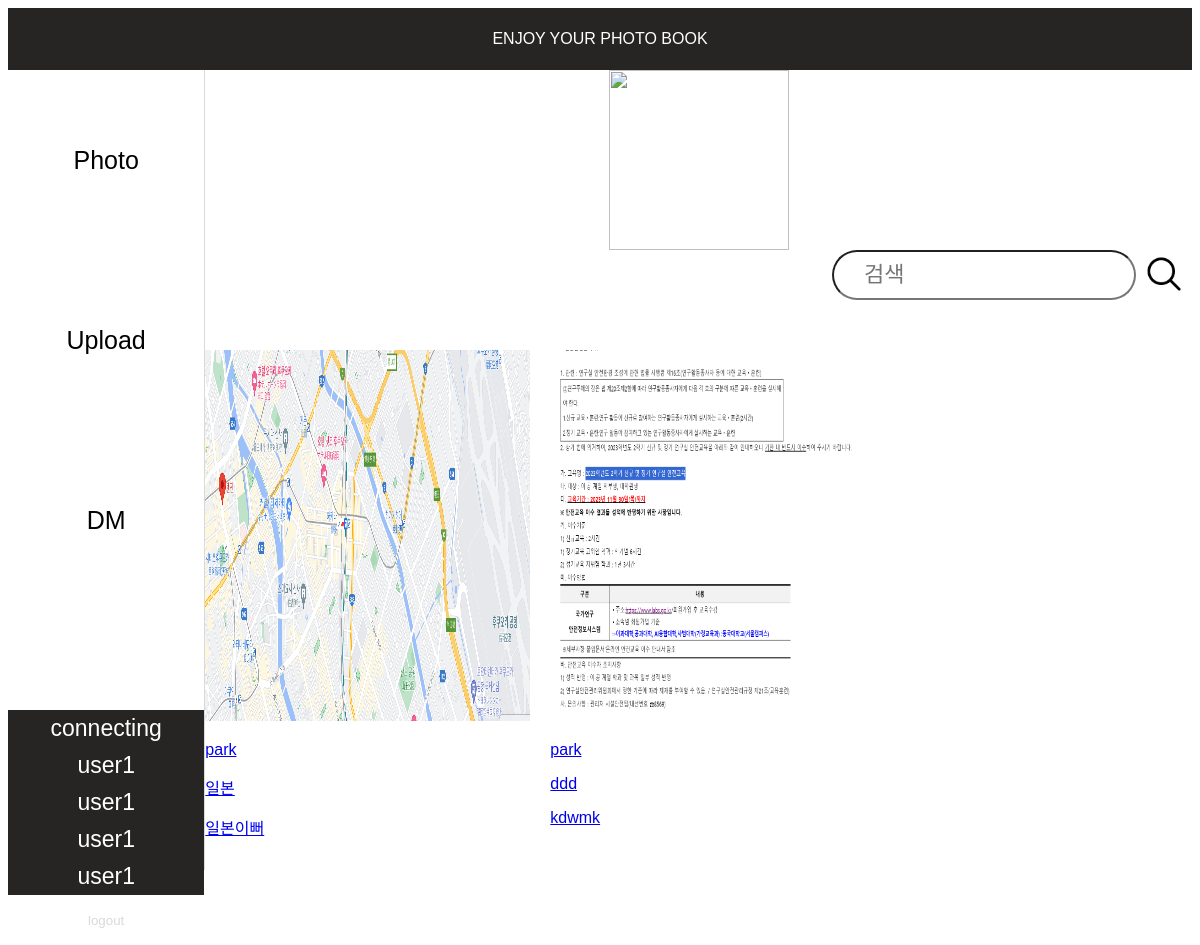
The app's page /mainpage, older data.
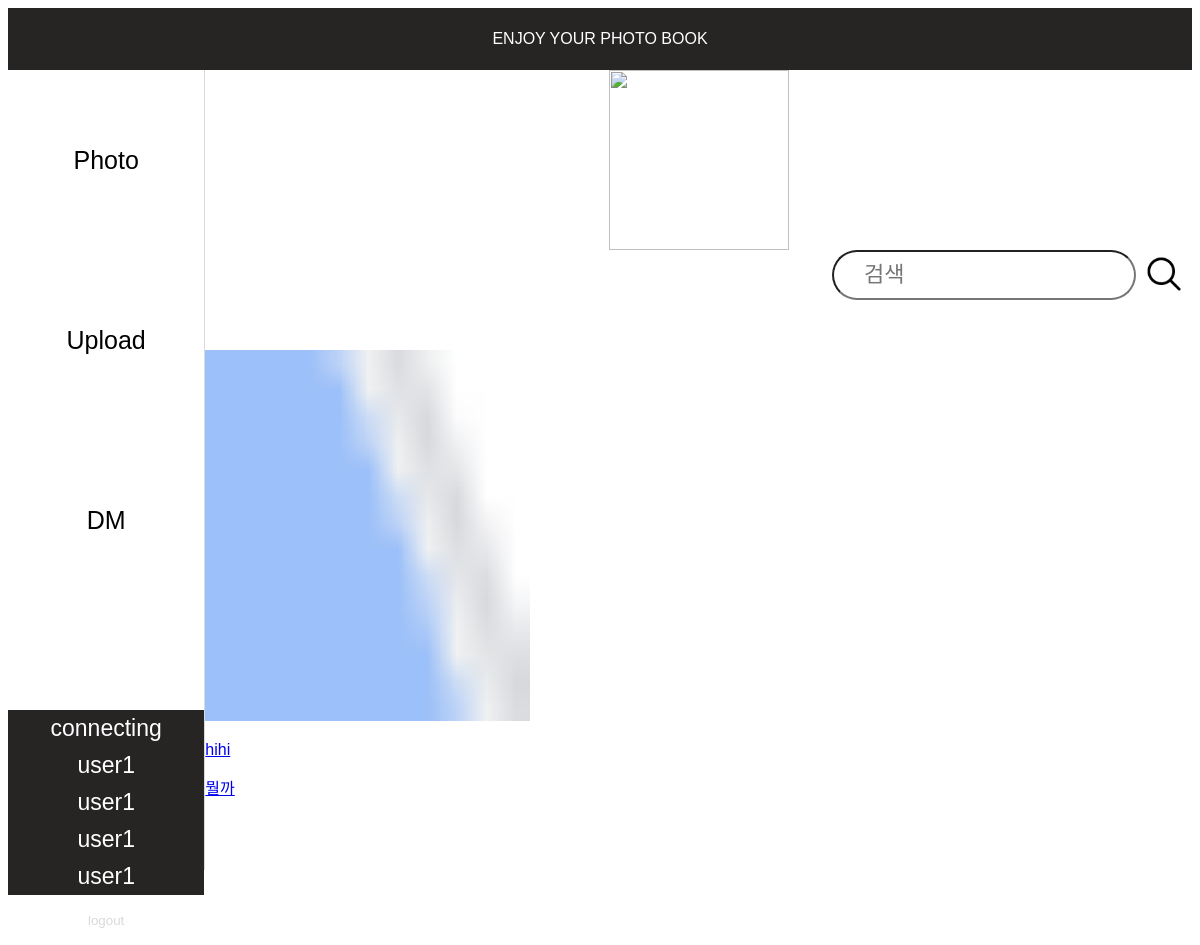
The same page, newer data.
### tables this page shows
CREATE TABLE photo_table (
    photo_ID INTEGER PRIMARY KEY AUTOINCREMENT,
    user_ID INTEGER NOT NULL,
    photo_img TEXT NOT NULL,
    photo_describ TEXT NOT NULL,
    FOREIGN KEY (user_ID) REFERENCES user_table(ID)
);

### signup.py (the view)
@app.route('/mainpage')
def mainpage():
    with sqlite3.connect('photo_album.db') as con:
        cur = con.cursor()
        cur.execute('''
            SELECT photo_table.photo_ID, photo_table.photo_img, user_table.user_nickname,
                GROUP_CONCAT(photo_keyword_table.keyword), photo_table.photo_describ
            FROM photo_table
            JOIN user_table ON photo_table.user_ID = user_table.ID
            LEFT JOIN photo_keyword_table ON photo_table.photo_ID = photo_keyword_table.photo_ID
            GROUP BY photo_table.photo_ID
        ''')
        photos = cur.fetchall()
    return render_template('mainpage.html', photos=photos)

### templates/mainpage.html
<!DOCTYPE html>
<html>
    <head>
        <link rel="stylesheet" href="../static/mainpage.css" />
    </head>
    <body>
        <div id = 'top'>ENJOY YOUR PHOTO BOOK</div>
        <div id="container">
            <div id = 'sidebar_container'>
                <div class="sidebar_btn_container"><button class='sidebar_btn' onclick="location.href='{{ url_for('mainpage') }}'">Photo</button></div>
                <div class="sidebar_btn_container"><button class='sidebar_btn' onclick="location.href='{{ url_for('upload_page') }}'">Upload</button></div>
                <div class="sidebar_btn_container"><button class='sidebar_btn' onclick="location.href='{{ url_for('dm_list') }}'">DM</button></div>
                <div id ='connecting_user_container'>
                    <div class="userlist">connecting</div>
                    <div class="userlist">user1</div>
                    <div class="userlist">user1</div>
                    <div class="userlist">user1</div>
                    <div class="userlist">user1</div>
                </div>
                <div id="logout">
                    <button id="logout_btn">logout</button>
                </div>
            </div>
            <div id = 'main_login_container'>
                <div id="camera_img_container">
                    <img id = 'camera_img' src="{{ url_for('static', filename='assets/camera.png') }}">
                </div>
                <div id="keyword_container">
                    <form action="search_keyword" method="POST">
                        <input type="text" id="keyword" name="keyword" placeholder="검색">
                        <button id="search_btn"><img id='search_img' src="{{ url_for('static', filename='assets/search.png') }}"></button>
                    </form>
                </div>
                <div id="item_container">
                    {% for photo in photos %}
                    <div class ='item'>
                        <a href="{{ url_for('photo_detail', item_id=photo[0]) }}">
                            <img class='photo_img' src="{{ url_for('static', filename=photo[1]) }}">
                            <p class="author">{{ photo[2] }}</p>
                            <p class="keyword">{{ photo[3] }}</p>
                            <p class="description">{{ photo[4] }}</p>
                        </a>
                    </div>
                    {% endfor %}
                </div>
            </div>
        </div>
    </body>
</html>

### static/mainpage.css (style rules this page uses)
body { font-family: 'Noto Sans KR', sans-serif; }
#top { display: flex; justify-content: center; align-items: center; background-color: #272424; color : #FFFFFF; height: 62px; }
#container { display: grid; grid-template-columns: 1fr 5fr; }
#sidebar_container { grid-column: 1/2; border-right:1px solid #D9D9D9; align-items: center; justify-content: center; height: 100vh; }
.sidebar_btn_container { display: flex; justify-content: center; align-items: center; }
#connecting_user_container { margin-top:100px }
.sidebar_btn { width: 100%; height: 180px; color:black; background-color: #FFFFFF; border:0px; font-size: 25px; }
.userlist { display: flex; justify-content: center; color:#FFFFFF; background-color: #272424; font-size: 23px; padding: 5px; }
#logout { display: flex; height:50px; justify-content: center; }
#logout_btn { color:#D9D9D9; background-color: #FFFFFF; border:0px; }
#main_login_container { grid-column: 2/3; height: 100%; }
#camera_img_container { display: flex; justify-content: center; align-items: center; }
#camera_img { width: 180px; height: 180px; }
#keyword_container { display: flex; justify-content: flex-end; }
#search_btn { background-color: #FFFFFF; border:0px; }
form { display: flex; align-items: center; justify-content: center; }
#keyword { border-radius: 50px; width: 278px; height: 44px; font-size: 22px; padding-left: 20px; }
input::placeholder { display: flex; align-items: center; font-size: 22px; padding-left: 10px; }
#search_img { width:44px; height: 44px; }
#item_container { margin-top: 50px; display: grid; grid-template-columns: 1fr 1fr 1fr; grid-template-rows: auto; row-gap: 20px; column-gap: 20px; }
.item { display: flex; align-items: center; flex-direction: column; }
.photo_img { width: 325px; height: 371px; }

Row changes from the older to the newer data that the page shows:
removed photo_table: photo_img (picture), photo "park", photo "일본", photo_describ "일본이뻐"
removed photo_table: photo_img (picture), photo "park", photo "ddd", photo_describ "kdwmk"
added photo_table: photo_img (picture), photo "hihi", photo_describ "뭘까"
